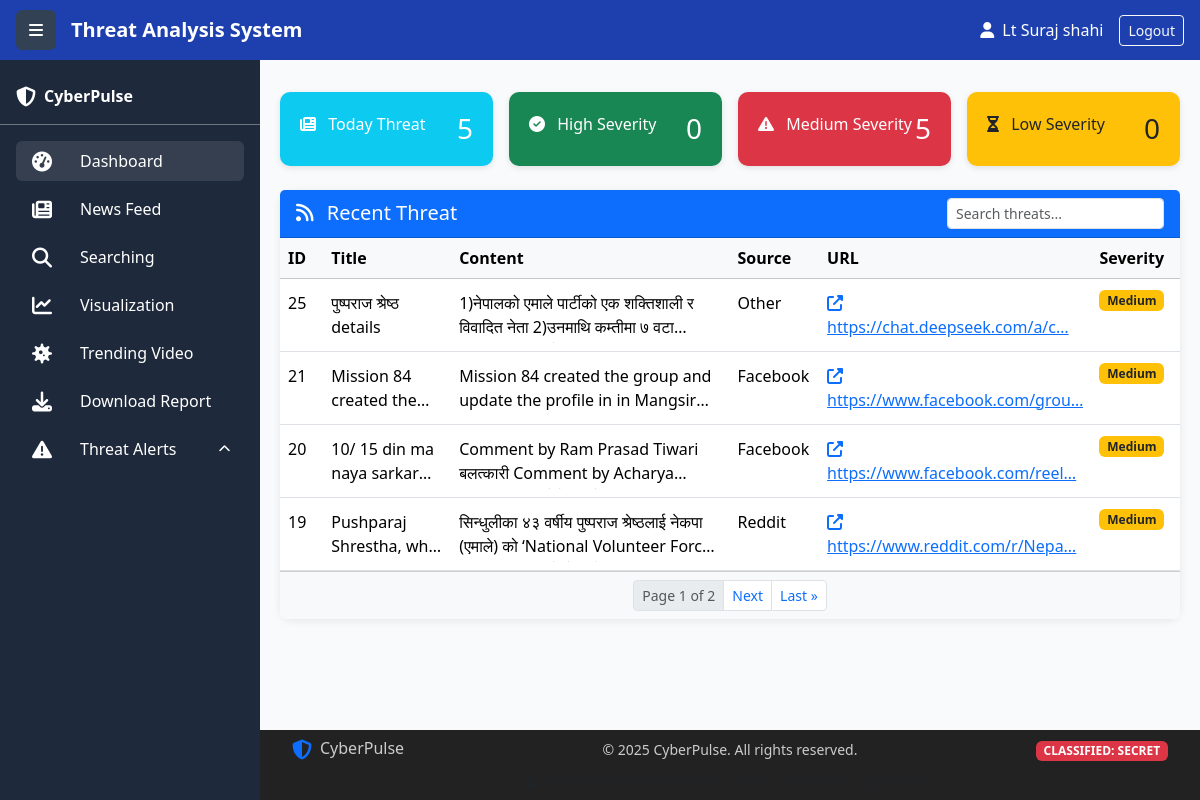
Page /dashboard/ on the earlier database version.
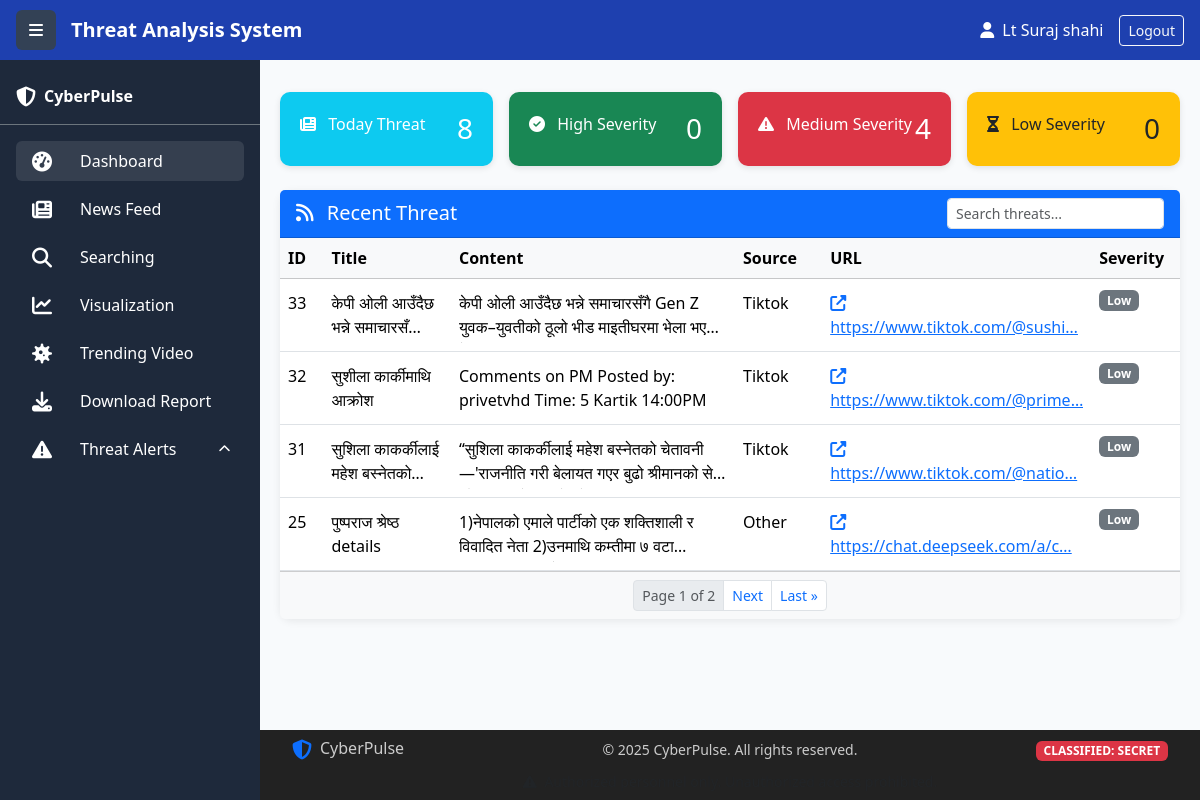
Same page on the later database version.
### collect/models.py (models this page shows, shortened)
class ThreatAlert(models.Model):
    CATEGORY_CHOICES = [
        ('Genz', 'Genz'),
        ('PM', 'PM'),
        ('People', 'People'),
        ('Protest', 'Protest'),
        ('Disinformation', 'Disinformation / Fake News'),
        ('Army', 'Army'),
        ('Police', 'Police'),
        ('APF', 'APF'),
        ('NationalCyberCrime', 'National CyberCrime'),
        ('InternationalCyberCrime', 'International CyberCrime'),
        ('ElectionManipulation', 'Election Manipulation'),
        ('SocialEngineering', 'Social Engineering'),
        ('DataLeak', 'Data Leak'),
        ('Scam', 'Financial Scam'),
        ('Impersonation', 'Impersonation'),
        ('Malware', 'Malware / Infected Links'),
        ('Other', 'Other'),
    ]
    SEVERITY_CHOICES = [
        ('low', 'Low'),
        ('medium', 'Medium'),
        ('high', 'High'),
         ('critical', 'Critical'),
    ]
    title = models.CharField(max_length=300)
    image = models.ImageField(upload_to='threat_alerts/', blank=True, null=True)
    video = models.FileField(upload_to='threat_alerts/videos/', blank=True, null=True,
                           help_text="Upload video files")
    content = models.TextField()
    category = models.CharField(
        max_length=50,
        choices=CATEGORY_CHOICES,
        default='Other'
    )
    source = models.CharField(max_length=50, default='unknown')
    url = models.URLField(unique=True)
    severity = models.CharField(
        max_length=10,
        choices=SEVERITY_CHOICES,
        default='low'
    )
    timestamp = models.DateTimeField(auto_now_add=True)

### collect/views.py (the view)
# urls.py: path('dashboard/', views.dashboard, name='dashboard'),
def dashboard(request):
    user = request.user
    role_map = {2: 'Admin', 1: 'Analyst', 0: 'Viewer'}
    role_display = role_map.get(getattr(user, 'role', 0), 'Unknown')
    query = request.GET.get('q', '').strip()
    threats = ThreatAlert.objects.all().order_by('-timestamp')  # 🔸 Usually newest first
    if query:
        threats = threats.filter(
            Q(title__icontains=query) |
            Q(content__icontains=query) |
            Q(source__icontains=query)
        )
    total_threats = threats.count()
    high_severity = threats.filter(severity='high').count()
    medium_severity = threats.filter(severity='medium').count()
    low_severity = threats.filter(severity='low').count()
    paginator = Paginator(threats, 4)
    page_number = request.GET.get('page')
    threats_page = paginator.get_page(page_number)
    return render(request, 'dashboard.html', {
        'threats': threats_page,
        'total_threats': total_threats,
        'high_severity': high_severity,
        'medium_severity': medium_severity,
        'low_severity': low_severity,
        'role_display': role_display,
    })

### templates/dashboard.html (shortened to what the changed rows need)
{% extends "base.html" %}
{% block content %}
<div class="row g-3 mb-4">
  <div class="col-lg-3 col-md-6">
    <div class="info-box bg-info">
      <div class="d-flex justify-content-between align-items-start">
        <div><i class="fas fa-newspaper me-2"></i> Today Threat</div>
        <h3 class="mb-0">{{ total_threats }}</h3>
      </div>
    </div>
  </div>
  <div class="col-lg-3 col-md-6">
    <div class="info-box bg-danger">
      <div class="d-flex justify-content-between align-items-start">
        <div><i class="fas fa-exclamation-triangle me-2"></i> Medium Severity</div>
        <h3 class="mb-0">{{ medium_severity }}</h3>
      </div>
    </div>
  </div>
</div>
<div class="card border-0">
  <div class="card-body p-0">
    <div class="table-responsive">
      <table class="table table-hover mb-0" id="threatTable">
        <thead class="table-light">
          <tr>
            <th style="width: 5%;">ID</th>
            <th style="width: 15%;">Title</th>
            <th style="width: 35%;">Content</th>
            <th style="width: 10%;">Source</th>
            <th style="width: 25%;">URL</th>
            <th style="width: 10%;">Severity</th>
          </tr>
        </thead>
        <tbody>
          {% for threat in threats %}
          <tr>
            <td>
              <div class="expandable-cell"
                   data-full="{{ threat.id }}"
                   data-truncated="{{ threat.id }}">
                {{ threat.id }}
              </div>
            </td>
            <td>
              <div class="expandable-cell"
                   data-full="{{ threat.title }}"
                   data-truncated="{{ threat.title|truncatechars:30 }}">
                {{ threat.title|truncatechars:30 }}
              </div>
            </td>
            <td>
              <div class="expandable-cell"
                   data-full="{{ threat.content }}"
                   data-truncated="{{ threat.content|truncatewords:15 }}">
                {{ threat.content|truncatewords:15 }}
              </div>
            </td>
            <td>
              <div class="expandable-cell"
                   data-full="{{ threat.source }}"
                   data-truncated="{{ threat.source|truncatechars:20 }}">
                {{ threat.source|truncatechars:20 }}
              </div>
            </td>
            <td>
              {% if threat.url %}
                <a href="{{ threat.url }}" target="_blank" rel="noopener noreferrer" class="text-primary">
                  <div class="expandable-cell"
                       data-full="{{ threat.url }}"
                       data-truncated="{{ threat.url|truncatechars:30 }}">
                    <i class="fas fa-external-link-alt me-1"></i>
                    {{ threat.url|truncatechars:30 }}
                  </div>
                </a>
              {% else %}
                <span class="text-muted">—</span>
              {% endif %}
            </td>
            <td>
              {% if threat.severity == 'high' %}
                <span class="badge bg-danger">High</span>
              {% elif threat.severity == 'medium' %}
                <span class="badge bg-warning text-dark">Medium</span>
              {% else %}
                <span class="badge bg-secondary">Low</span>
              {% endif %}
            </td>
          </tr>
          {% empty %}
          <tr>
            <td colspan="6" class="text-center py-3">No threats found.</td>
          </tr>
          {% endfor %}
        </tbody>
      </table>
    </div>
  </div>
</div>
{% endblock %}

Differences in the rows shown:
no longer on this page (row unchanged): ThreatAlert: id "21", title "Mission 84 created…", content "Mission 84 created the group and update the profile in in…", source "Facebook", url "https://www.facebook.com/grou…", severity "Medium"
no longer on this page (row unchanged): ThreatAlert: id "20", title "10/ 15 din ma naya…", content "Comment by Ram Prasad Tiwari बलत्कारी Comment by…", source "Facebook", url "https://www.facebook.com/reel…", severity "Medium"
no longer on this page (row unchanged): ThreatAlert: id "19", title "Pushparaj Shrestha,…", content "सिन्धुलीका ४३ वर्षीय पुष्पराज श्रेष्ठलाई नेकपा (एमाले) को ‘National Volunteer…", source "Reddit", url "https://www.reddit.com/r/Nepa…", severity "Medium"
added ThreatAlert: id "33", title "केपी ओली आउँदैछ भन्ने समाचारसँ…", content "केपी ओली आउँदैछ भन्ने समाचारसँगै Gen Z युवक–युवतीको ठूलो भीड माइतीघरमा भेला…", source "Tiktok", url "https://www.tiktok.com/@sushi…", severity "Low"
added ThreatAlert: id "32", title "सुशीला कार्कीमाथि आक्रोश", content "Comments on PM Posted by: privetvhd Time: 5 Kartik 14:00PM", source "Tiktok", url "https://www.tiktok.com/@prime…", severity "Low"
added ThreatAlert: id "31", title "सुशिला काकर्कीलाई महेश बस्नेतको…", content "“सुशिला काकर्कीलाई महेश बस्नेतको चेतावनी—'राजनीति गरी बेलायत गएर बुढो श्रीमानको…", source "Tiktok", url "https://www.tiktok.com/@natio…", severity "Low"
changed ThreatAlert "पुष्पराज श्रेष्ठ details": severity "Medium" → "Low"
Other differences:
{{ total_threats }}: "5" → "8"
{{ medium_severity }}: "5" → "4"
